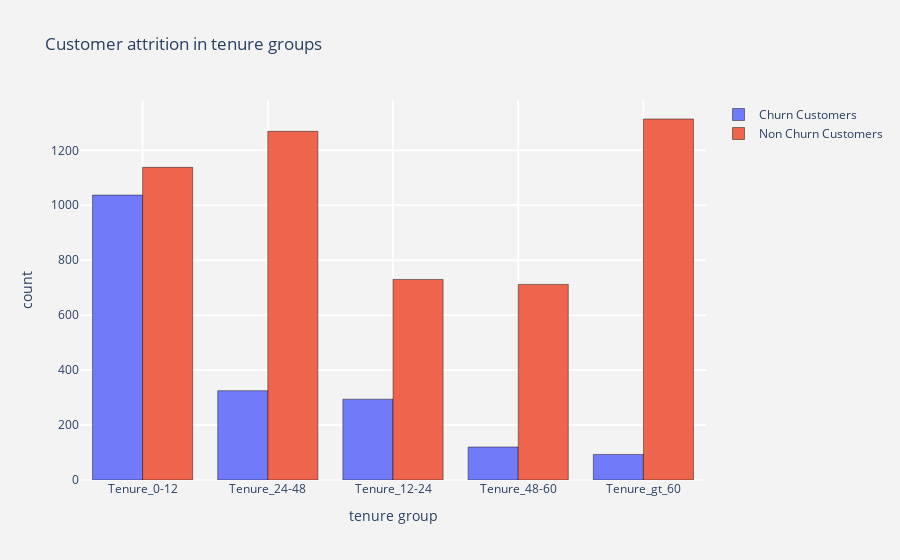

Here is the notebook cell this chart was saved with:
### Markdown cell above
## <a id='3.3'>3.3. Churn for diffrent tenure groups</a>

### Code cell
#cusomer attrition in tenure groups
tg_ch  =  churn["tenure_group"].value_counts().reset_index()
tg_ch.columns  = ["tenure_group","count"]
tg_nch =  not_churn["tenure_group"].value_counts().reset_index()
tg_nch.columns = ["tenure_group","count"]

#bar - churn
trace1 = go.Bar(x = tg_ch["tenure_group"]  , y = tg_ch["count"],
                name = "Churn Customers",
                marker = dict(line = dict(width = .5,color = "black")),
                opacity = .9)

#bar - not churn
trace2 = go.Bar(x = tg_nch["tenure_group"] , y = tg_nch["count"],
                name = "Non Churn Customers",
                marker = dict(line = dict(width = .5,color = "black")),
                opacity = .9)

layout = go.Layout(dict(title = "Customer attrition in tenure groups",
                        plot_bgcolor  = "rgb(243,243,243)",
                        paper_bgcolor = "rgb(243,243,243)",
                        xaxis = dict(gridcolor = 'rgb(255, 255, 255)',
                                     title = "tenure group",
                                     zerolinewidth=1,ticklen=5,gridwidth=2),
                        yaxis = dict(gridcolor = 'rgb(255, 255, 255)',
                                     title = "count",
                                     zerolinewidth=1,ticklen=5,gridwidth=2),
                       )
                  )
data = [trace1,trace2]
fig  = go.Figure(data=data,layout=layout)
py.iplot(fig)

### Figure 1 — Plotly figure (JSON) as saved in the notebook; plotly's stock layout.template omitted (floating-point values rounded to 4 significant figures)
{"data": [{"marker": {"line": {"color": "black", "width": 0.5}}, "name": "Churn Customers", "opacity": 0.9, "type": "bar", "x": ["Tenure_0-12", "Tenure_24-48", "Tenure_12-24", "Tenure_48-60", "Tenure_gt_60"], "y": [1037, 325, 294, 120, 93]}, {"marker": {"line": {"color": "black", "width": 0.5}}, "name": "Non Churn Customers", "opacity": 0.9, "type": "bar", "x": ["Tenure_gt_60", "Tenure_24-48", "Tenure_0-12", "Tenure_12-24", "Tenure_48-60"], "y": [1314, 1269, 1138, 730, 712]}], "layout": {"paper_bgcolor": "rgb(243,243,243)", "plot_bgcolor": "rgb(243,243,243)", "title": {"text": "Customer attrition in tenure groups"}, "xaxis": {"gridcolor": "rgb(255, 255, 255)", "gridwidth": 2, "ticklen": 5, "title": {"text": "tenure group"}, "zerolinewidth": 1}, "yaxis": {"gridcolor": "rgb(255, 255, 255)", "gridwidth": 2, "ticklen": 5, "title": {"text": "count"}, "zerolinewidth": 1}}}
